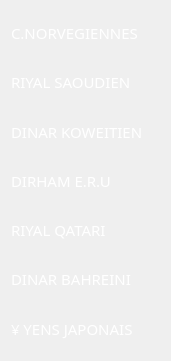
     <widget class="QWidget" name="layoutWidget">
      <property name="geometry">
       <rect>
        <x>770</x>
        <y>15</y>
        <width>171</width>
        <height>361</height>
       </rect>
      </property>
      <layout class="QVBoxLayout" name="verticalLayout_10">
       <item>
        <widget class="QLabel" name="label_18">
         <property name="font">
          <font>
           <family>Mongolian Baiti</family>
           <pointsize>11</pointsize>
          </font>
         </property>
         <property name="styleSheet">
          <string notr="true">color: rgb(255, 255, 255);</string>
         </property>
         <property name="text">
          <string>C.NORVEGIENNES</string>
         </property>
        </widget>
       </item>
       <item>
        <widget class="QLabel" name="label_20">
         <property name="font">
          <font>
           <family>Mongolian Baiti</family>
           <pointsize>11</pointsize>
          </font>
         </property>
         <property name="styleSheet">
          <string notr="true">color: rgb(255, 255, 255);</string>
         </property>
         <property name="text">
          <string>RIYAL SAOUDIEN</string>
         </property>
        </widget>
       </item>
       <item>
        <widget class="QLabel" name="label_21">
         <property name="font">
          <font>
           <family>Mongolian Baiti</family>
           <pointsize>11</pointsize>
          </font>
         </property>
         <property name="styleSheet">
          <string notr="true">color: rgb(255, 255, 255);</string>
         </property>
         <property name="text">
          <string>DINAR KOWEITIEN</string>
         </property>
        </widget>
       </item>
       <item>
        <widget class="QLabel" name="label_23">
         <property name="font">
          <font>
           <family>Mongolian Baiti</family>
           <pointsize>11</pointsize>
          </font>
         </property>
         <property name="styleSheet">
          <string notr="true">color: rgb(255, 255, 255);</string>
         </property>
         <property name="text">
          <string>DIRHAM E.R.U</string>
         </property>
        </widget>
       </item>
       <item>
        <widget class="QLabel" name="label_22">
         <property name="font">
          <font>
           <family>Mongolian Baiti</family>
           <pointsize>11</pointsize>
          </font>
         </property>
         <property name="styleSheet">
          <string notr="true">color: rgb(255, 255, 255);</string>
         </property>
         <property name="text">
          <string>RIYAL QATARI</string>
         </property>
        </widget>
       </item>
       <item>
        <widget class="QLabel" name="label_24">
         <property name="font">
          <font>
           <family>Mongolian Baiti</family>
           <pointsize>11</pointsize>
          </font>
         </property>
         <property name="styleSheet">
          <string notr="true">color: rgb(255, 255, 255);</string>
         </property>
         <property name="text">
          <string>DINAR BAHREINI</string>
         </property>
        </widget>
       </item>
       <item>
        <widget class="QLabel" name="label_19">
         <property name="font">
          <font>
           <family>Mongolian Baiti</family>
           <pointsize>11</pointsize>
          </font>
         </property>
         <property name="styleSheet">
          <string notr="true">color: rgb(255, 255, 255);</string>
         </property>
         <property name="text">
          <string>¥ YENS JAPONAIS</string>
         </property>
        </widget>
       </item>
      </layout>
     </widget>
